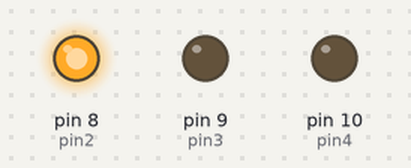
Simulated run of this sketch. Board: Arduino Uno, built with avr-gcc and run on an emulated ATmega328P. Parts: output pins drawn as LEDs (lit = HIGH).

Above: at 0.05 s.
At 0.15 s:
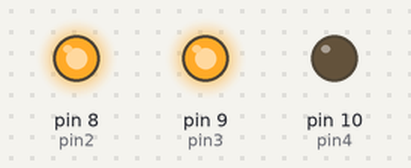
At 0.35 s:
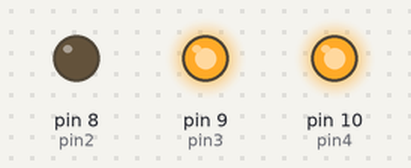
At 0.6 s:
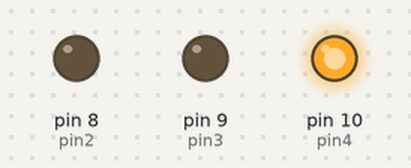
At 1.45 s:
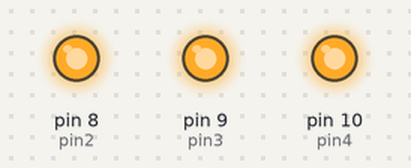
At 2.25 s:
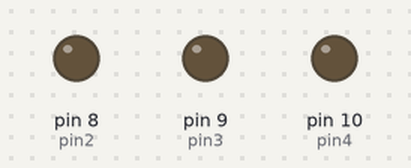
Timing chart, 0 to 3.0 s (numbered marks = the images above):
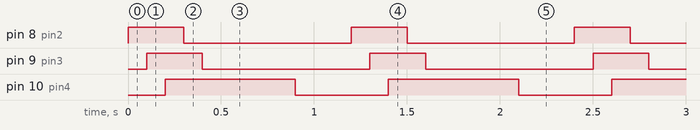

Measured:
- by itself, pin 8 (pin2), pin 9 (pin3): alternates HIGH for 0.30 s and LOW for 0.90 s
- by itself, pin 10 (pin4): alternates HIGH for 0.70 s and LOW for 0.50 s
- by itself, everything shown: repeats every 1.2 s, in 6 steps

The sketch:

USO_de_FUNCIONES_de_C_C___con_ARDUINO3_leds.ino
```cpp
int pin2 =8;
int pin3 =9;
int pin4 =10;

int ledOn = HIGH;
int ledOff = LOW;

void setup() {
  // put your setup code here, to run once:
  pinMode(pin2,OUTPUT);
  pinMode(pin3,OUTPUT);
  pinMode(pin4,OUTPUT);
}

void loop() {
  // put your main code here, to run repeatedly:
  controlLed(pin2, ledOn);
  delay(100);
  controlLed(pin3, ledOn);
  delay(100);
  controlLed(pin4, ledOn);
  delay(100);
  controlLed(pin2, ledOff);
  delay(100);
  controlLed(pin3, ledOff);
  delay(100);
  controlLed(pin2, ledOff);
  delay(100);

  controlLed(pin4, ledOn);
  delay(100);
  controlLed(pin3, ledOff);
  delay(100);
  controlLed(pin2, ledOff);
  delay(100);
  controlLed(pin4, ledOff);
  delay(100);
  controlLed(pin3, ledOff);
  delay(100);
  controlLed(pin2, ledOff);
  delay(100);
}

void controlLed(int pin, int state)
{
  digitalWrite(pin, state);
}
```
